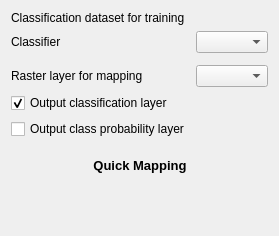
      <widget class="QWidget" name="tab_13">
       <property name="layoutDirection">
        <enum>Qt::LeftToRight</enum>
       </property>
       <attribute name="title">
        <string>Quick Mapping</string>
       </attribute>
       <layout class="QVBoxLayout" name="verticalLayout_5" stretch="2,0,0">
        <item>
         <layout class="QFormLayout" name="formLayout_10">
          <item row="0" column="0">
           <widget class="QLabel" name="label_50">
            <property name="text">
             <string>Classification dataset for training</string>
            </property>
           </widget>
          </item>
          <item row="1" column="0">
           <widget class="QLabel" name="label_47">
            <property name="sizePolicy">
             <sizepolicy hsizetype="Fixed" vsizetype="Preferred">
              <horstretch>0</horstretch>
              <verstretch>0</verstretch>
             </sizepolicy>
            </property>
            <property name="minimumSize">
             <size>
              <width>120</width>
              <height>0</height>
             </size>
            </property>
            <property name="text">
             <string>Classifier</string>
            </property>
           </widget>
          </item>
          <item row="3" column="0">
           <widget class="QLabel" name="label_45">
            <property name="minimumSize">
             <size>
              <width>120</width>
              <height>0</height>
             </size>
            </property>
            <property name="text">
             <string>Raster layer for mapping</string>
            </property>
           </widget>
          </item>
          <item row="3" column="1">
           <widget class="QgsMapLayerComboBox" name="mQuickFeatures">
            <property name="sizePolicy">
             <sizepolicy hsizetype="Preferred" vsizetype="Fixed">
              <horstretch>2</horstretch>
              <verstretch>0</verstretch>
             </sizepolicy>
            </property>
            <property name="currentIndex">
             <number>-1</number>
            </property>
            <property name="allowEmptyLayer">
             <bool>true</bool>
            </property>
           </widget>
          </item>
          <item row="0" column="1">
           <widget class="ProcessingParameterSkopsFileClassificationDatasetWidget" name="mQuickDataset" native="true"/>
          </item>
          <item row="4" column="0">
           <widget class="QCheckBox" name="mQuickCheckPredictedClassification">
            <property name="text">
             <string>Output classification layer</string>
            </property>
            <property name="checked">
             <bool>true</bool>
            </property>
           </widget>
          </item>
          <item row="5" column="0">
           <widget class="QCheckBox" name="mQuickCheckPredictedProbability">
            <property name="text">
             <string>Output class probability layer</string>
            </property>
           </widget>
          </item>
          <item row="4" column="1">
           <widget class="QgsFileWidget" name="mQuickFilePredictedClassification">
            <property name="sizePolicy">
             <sizepolicy hsizetype="Preferred" vsizetype="Preferred">
              <horstretch>0</horstretch>
              <verstretch>0</verstretch>
             </sizepolicy>
            </property>
            <property name="filter">
             <string>*.tif</string>
            </property>
            <property name="storageMode">
             <enum>QgsFileWidget::SaveFile</enum>
            </property>
            <property name="relativeStorage">
             <enum>QgsFileWidget::RelativeDefaultPath</enum>
            </property>
           </widget>
          </item>
          <item row="5" column="1">
           <widget class="QgsFileWidget" name="mQuickFilePredictedProbability">
            <property name="sizePolicy">
             <sizepolicy hsizetype="Preferred" vsizetype="Preferred">
              <horstretch>0</horstretch>
              <verstretch>0</verstretch>
             </sizepolicy>
            </property>
            <property name="filter">
             <string>*.tif</string>
            </property>
            <property name="storageMode">
             <enum>QgsFileWidget::SaveFile</enum>
            </property>
            <property name="relativeStorage">
             <enum>QgsFileWidget::RelativeDefaultPath</enum>
            </property>
           </widget>
          </item>
          <item row="1" column="1">
           <layout class="QHBoxLayout" name="horizontalLayout_4">
            <item>
             <widget class="QComboBox" name="mQuickComboClassifier">
              <property name="sizePolicy">
               <sizepolicy hsizetype="Preferred" vsizetype="Preferred">
                <horstretch>0</horstretch>
                <verstretch>0</verstretch>
               </sizepolicy>
              </property>
             </widget>
            </item>
           </layout>
          </item>
          <item row="2" column="1">
           <widget class="CodeEditWidget" name="mQuickCodeClassifier" native="true">
            <property name="sizePolicy">
             <sizepolicy hsizetype="Expanding" vsizetype="Expanding">
              <horstretch>1</horstretch>
              <verstretch>2</verstretch>
             </sizepolicy>
            </property>
           </widget>
          </item>
         </layout>
        </item>
        <item>
         <widget class="QFrame" name="frame">
          <layout class="QGridLayout" name="gridLayout">
           <item row="0" column="2">
            <spacer name="horizontalSpacer_8">
             <property name="orientation">
              <enum>Qt::Horizontal</enum>
             </property>
             <property name="sizeHint" stdset="0">
              <size>
               <width>40</width>
               <height>20</height>
              </size>
             </property>
            </spacer>
           </item>
           <item row="0" column="1">
            <widget class="QToolButton" name="mRunQuickMapping">
             <property name="sizePolicy">
              <sizepolicy hsizetype="Fixed" vsizetype="Fixed">
               <horstretch>0</horstretch>
               <verstretch>0</verstretch>
              </sizepolicy>
             </property>
             <property name="minimumSize">
              <size>
               <width>0</width>
               <height>0</height>
              </size>
             </property>
             <property name="font">
              <font>
               <pointsize>10</pointsize>
               <weight>75</weight>
               <bold>true</bold>
              </font>
             </property>
             <property name="text">
              <string>Quick Mapping</string>
             </property>
             <property name="icon">
              <iconset>
               <normaloff>
                                                                :/images/themes/default/propertyicons/action.svg</normaloff>
                                                                :/images/themes/default/propertyicons/action.svg</iconset>
             </property>
             <property name="iconSize">
              <size>
               <width>64</width>
               <height>64</height>
              </size>
             </property>
             <property name="toolButtonStyle">
              <enum>Qt::ToolButtonTextUnderIcon</enum>
             </property>
             <property name="autoRaise">
              <bool>true</bool>
             </property>
            </widget>
           </item>
           <item row="0" column="0">
            <spacer name="horizontalSpacer_7">
             <property name="orientation">
              <enum>Qt::Horizontal</enum>
             </property>
             <property name="sizeHint" stdset="0">
              <size>
               <width>40</width>
               <height>20</height>
              </size>
             </property>
            </spacer>
           </item>
          </layout>
         </widget>
        </item>
        <item>
         <spacer name="verticalSpacer_2">
          <property name="orientation">
           <enum>Qt::Vertical</enum>
          </property>
          <property name="sizeHint" stdset="0">
           <size>
            <width>20</width>
            <height>40</height>
           </size>
          </property>
         </spacer>
        </item>
       </layout>
      </widget>
